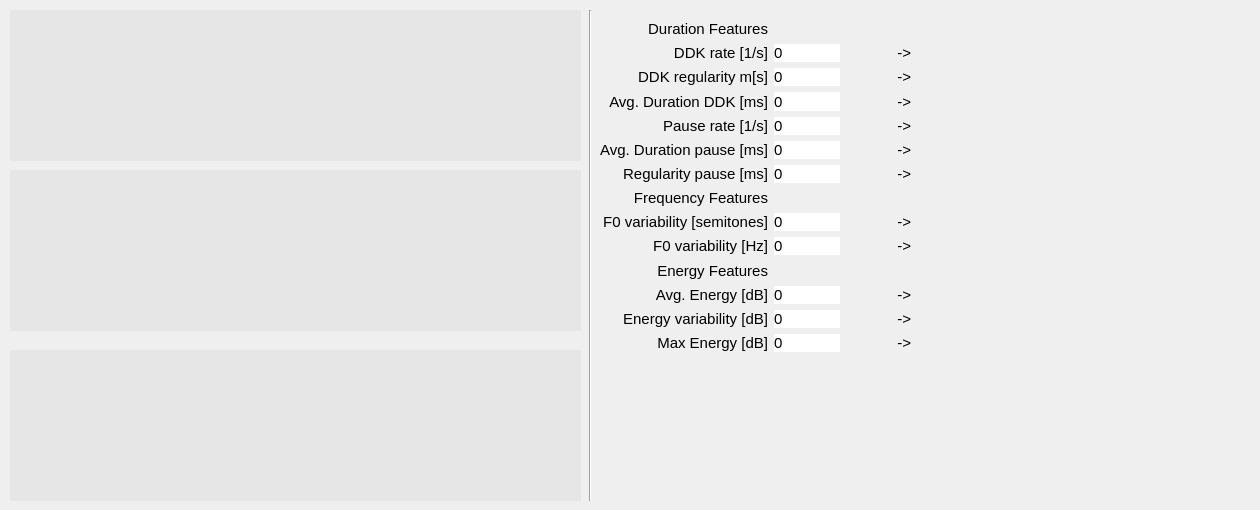
    <widget class="QWidget" name="tab_7">
     <attribute name="title">
      <string>DDK</string>
     </attribute>
     <widget class="QCustomPlot" name="customPlot_10" native="true">
      <property name="geometry">
       <rect>
        <x>10</x>
        <y>10</y>
        <width>571</width>
        <height>151</height>
       </rect>
      </property>
      <property name="styleSheet">
       <string notr="true">background-color: rgb(230, 230, 230);</string>
      </property>
     </widget>
     <widget class="QCustomPlot" name="customPlot_11" native="true">
      <property name="geometry">
       <rect>
        <x>10</x>
        <y>170</y>
        <width>571</width>
        <height>161</height>
       </rect>
      </property>
      <property name="styleSheet">
       <string notr="true">background-color: rgb(230, 230, 230);</string>
      </property>
     </widget>
     <widget class="QCustomPlot" name="customPlot_12" native="true">
      <property name="geometry">
       <rect>
        <x>10</x>
        <y>350</y>
        <width>571</width>
        <height>151</height>
       </rect>
      </property>
      <property name="styleSheet">
       <string notr="true">background-color: rgb(230, 230, 230);</string>
      </property>
     </widget>
     <widget class="QLabel" name="radarDDK">
      <property name="geometry">
       <rect>
        <x>920</x>
        <y>40</y>
        <width>331</width>
        <height>311</height>
       </rect>
      </property>
      <property name="text">
       <string/>
      </property>
     </widget>
     <widget class="QWidget" name="gridLayoutWidget_5">
      <property name="geometry">
       <rect>
        <x>600</x>
        <y>20</y>
        <width>311</width>
        <height>332</height>
       </rect>
      </property>
      <layout class="QGridLayout" name="gridLayout_5">
       <item row="9" column="2">
        <widget class="QLabel" name="label_193">
         <property name="font">
          <font>
           <pointsize>11</pointsize>
          </font>
         </property>
         <property name="text">
          <string>-&gt;</string>
         </property>
         <property name="alignment">
          <set>Qt::AlignRight|Qt::AlignTrailing|Qt::AlignVCenter</set>
         </property>
        </widget>
       </item>
       <item row="5" column="1">
        <widget class="QLabel" name="label_162">
         <property name="font">
          <font>
           <pointsize>11</pointsize>
          </font>
         </property>
         <property name="styleSheet">
          <string notr="true">background-color: rgb(255, 255, 255);
border-color: rgb(0, 0, 0);</string>
         </property>
         <property name="text">
          <string>0</string>
         </property>
        </widget>
       </item>
       <item row="3" column="1">
        <widget class="QLabel" name="label_168">
         <property name="font">
          <font>
           <pointsize>11</pointsize>
          </font>
         </property>
         <property name="styleSheet">
          <string notr="true">background-color: rgb(255, 255, 255);
border-color: rgb(0, 0, 0);</string>
         </property>
         <property name="text">
          <string>0</string>
         </property>
        </widget>
       </item>
       <item row="12" column="0">
        <widget class="QLabel" name="label_173">
         <property name="font">
          <font>
           <pointsize>11</pointsize>
          </font>
         </property>
         <property name="text">
          <string>Energy variability [dB]</string>
         </property>
         <property name="alignment">
          <set>Qt::AlignRight|Qt::AlignTrailing|Qt::AlignVCenter</set>
         </property>
        </widget>
       </item>
       <item row="8" column="0">
        <widget class="QLabel" name="label_170">
         <property name="font">
          <font>
           <pointsize>11</pointsize>
          </font>
         </property>
         <property name="text">
          <string>F0 variability [semitones]</string>
         </property>
         <property name="alignment">
          <set>Qt::AlignRight|Qt::AlignTrailing|Qt::AlignVCenter</set>
         </property>
        </widget>
       </item>
       <item row="13" column="0">
        <widget class="QLabel" name="label_174">
         <property name="font">
          <font>
           <pointsize>11</pointsize>
          </font>
         </property>
         <property name="text">
          <string>Max Energy [dB]</string>
         </property>
         <property name="alignment">
          <set>Qt::AlignRight|Qt::AlignTrailing|Qt::AlignVCenter</set>
         </property>
        </widget>
       </item>
       <item row="6" column="0">
        <widget class="QLabel" name="label_180">
         <property name="font">
          <font>
           <pointsize>11</pointsize>
          </font>
         </property>
         <property name="text">
          <string>Regularity pause [ms]</string>
         </property>
         <property name="alignment">
          <set>Qt::AlignRight|Qt::AlignTrailing|Qt::AlignVCenter</set>
         </property>
        </widget>
       </item>
       <item row="6" column="2">
        <widget class="QLabel" name="label_202">
         <property name="font">
          <font>
           <pointsize>11</pointsize>
          </font>
         </property>
         <property name="text">
          <string>-&gt;</string>
         </property>
         <property name="alignment">
          <set>Qt::AlignRight|Qt::AlignTrailing|Qt::AlignVCenter</set>
         </property>
        </widget>
       </item>
       <item row="2" column="0">
        <widget class="QLabel" name="label_176">
         <property name="font">
          <font>
           <pointsize>11</pointsize>
          </font>
         </property>
         <property name="text">
          <string>DDK regularity m[s]</string>
         </property>
         <property name="alignment">
          <set>Qt::AlignRight|Qt::AlignTrailing|Qt::AlignVCenter</set>
         </property>
        </widget>
       </item>
       <item row="7" column="0">
        <widget class="QLabel" name="label_209">
         <property name="font">
          <font>
           <pointsize>11</pointsize>
          </font>
         </property>
         <property name="text">
          <string>Frequency Features</string>
         </property>
         <property name="alignment">
          <set>Qt::AlignRight|Qt::AlignTrailing|Qt::AlignVCenter</set>
         </property>
        </widget>
       </item>
       <item row="12" column="2">
        <widget class="QLabel" name="label_195">
         <property name="font">
          <font>
           <pointsize>11</pointsize>
          </font>
         </property>
         <property name="text">
          <string>-&gt;</string>
         </property>
         <property name="alignment">
          <set>Qt::AlignRight|Qt::AlignTrailing|Qt::AlignVCenter</set>
         </property>
        </widget>
       </item>
       <item row="4" column="2">
        <widget class="QLabel" name="label_200">
         <property name="font">
          <font>
           <pointsize>11</pointsize>
          </font>
         </property>
         <property name="text">
          <string>-&gt;</string>
         </property>
         <property name="alignment">
          <set>Qt::AlignRight|Qt::AlignTrailing|Qt::AlignVCenter</set>
         </property>
        </widget>
       </item>
       <item row="8" column="2">
        <widget class="QLabel" name="label_192">
         <property name="font">
          <font>
           <pointsize>11</pointsize>
          </font>
         </property>
         <property name="text">
          <string>-&gt;</string>
         </property>
         <property name="alignment">
          <set>Qt::AlignRight|Qt::AlignTrailing|Qt::AlignVCenter</set>
         </property>
        </widget>
       </item>
       <item row="1" column="0">
        <widget class="QLabel" name="label_175">
         <property name="font">
          <font>
           <pointsize>11</pointsize>
          </font>
         </property>
         <property name="text">
          <string>DDK rate [1/s]</string>
         </property>
         <property name="alignment">
          <set>Qt::AlignRight|Qt::AlignTrailing|Qt::AlignVCenter</set>
         </property>
        </widget>
       </item>
       <item row="1" column="1">
        <widget class="QLabel" name="label_169">
         <property name="font">
          <font>
           <pointsize>11</pointsize>
          </font>
         </property>
         <property name="styleSheet">
          <string notr="true">background-color: rgb(255, 255, 255);
border-color: rgb(0, 0, 0);</string>
         </property>
         <property name="text">
          <string>0</string>
         </property>
        </widget>
       </item>
       <item row="9" column="0">
        <widget class="QLabel" name="label_171">
         <property name="font">
          <font>
           <pointsize>11</pointsize>
          </font>
         </property>
         <property name="text">
          <string>F0 variability [Hz]</string>
         </property>
         <property name="alignment">
          <set>Qt::AlignRight|Qt::AlignTrailing|Qt::AlignVCenter</set>
         </property>
        </widget>
       </item>
       <item row="2" column="1">
        <widget class="QLabel" name="label_163">
         <property name="font">
          <font>
           <pointsize>11</pointsize>
          </font>
         </property>
         <property name="styleSheet">
          <string notr="true">background-color: rgb(255, 255, 255);
border-color: rgb(0, 0, 0);</string>
         </property>
         <property name="text">
          <string>0</string>
         </property>
        </widget>
       </item>
       <item row="11" column="1">
        <widget class="QLabel" name="label_165">
         <property name="font">
          <font>
           <pointsize>11</pointsize>
          </font>
         </property>
         <property name="styleSheet">
          <string notr="true">background-color: rgb(255, 255, 255);
border-color: rgb(0, 0, 0);</string>
         </property>
         <property name="text">
          <string>0</string>
         </property>
        </widget>
       </item>
       <item row="3" column="0">
        <widget class="QLabel" name="label_177">
         <property name="font">
          <font>
           <pointsize>11</pointsize>
          </font>
         </property>
         <property name="text">
          <string>Avg. Duration DDK [ms]</string>
         </property>
         <property name="alignment">
          <set>Qt::AlignRight|Qt::AlignTrailing|Qt::AlignVCenter</set>
         </property>
        </widget>
       </item>
       <item row="1" column="2">
        <widget class="QLabel" name="label_197">
         <property name="font">
          <font>
           <pointsize>11</pointsize>
          </font>
         </property>
         <property name="text">
          <string>-&gt;</string>
         </property>
         <property name="alignment">
          <set>Qt::AlignRight|Qt::AlignTrailing|Qt::AlignVCenter</set>
         </property>
        </widget>
       </item>
       <item row="11" column="0">
        <widget class="QLabel" name="label_172">
         <property name="font">
          <font>
           <pointsize>11</pointsize>
          </font>
         </property>
         <property name="text">
          <string>Avg. Energy [dB]</string>
         </property>
         <property name="alignment">
          <set>Qt::AlignRight|Qt::AlignTrailing|Qt::AlignVCenter</set>
         </property>
        </widget>
       </item>
       <item row="4" column="1">
        <widget class="QLabel" name="label_161">
         <property name="font">
          <font>
           <pointsize>11</pointsize>
          </font>
         </property>
         <property name="styleSheet">
          <string notr="true">background-color: rgb(255, 255, 255);
border-color: rgb(0, 0, 0);</string>
         </property>
         <property name="text">
          <string>0</string>
         </property>
        </widget>
       </item>
       <item row="4" column="0">
        <widget class="QLabel" name="label_178">
         <property name="font">
          <font>
           <pointsize>11</pointsize>
          </font>
         </property>
         <property name="text">
          <string>Pause rate [1/s]</string>
         </property>
         <property name="alignment">
          <set>Qt::AlignRight|Qt::AlignTrailing|Qt::AlignVCenter</set>
         </property>
        </widget>
       </item>
       <item row="9" column="1">
        <widget class="QLabel" name="label_159">
         <property name="font">
          <font>
           <pointsize>11</pointsize>
          </font>
         </property>
         <property name="styleSheet">
          <string notr="true">background-color: rgb(255, 255, 255);
border-color: rgb(0, 0, 0);</string>
         </property>
         <property name="text">
          <string>0</string>
         </property>
        </widget>
       </item>
       <item row="5" column="0">
        <widget class="QLabel" name="label_179">
         <property name="font">
          <font>
           <pointsize>11</pointsize>
          </font>
         </property>
         <property name="text">
          <string>Avg. Duration pause [ms]</string>
         </property>
         <property name="alignment">
          <set>Qt::AlignRight|Qt::AlignTrailing|Qt::AlignVCenter</set>
         </property>
        </widget>
       </item>
       <item row="6" column="1">
        <widget class="QLabel" name="label_164">
         <property name="font">
          <font>
           <pointsize>11</pointsize>
          </font>
         </property>
         <property name="styleSheet">
          <string notr="true">background-color: rgb(255, 255, 255);
border-color: rgb(0, 0, 0);</string>
         </property>
         <property name="text">
          <string>0</string>
         </property>
        </widget>
       </item>
       <item row="0" column="0">
        <widget class="QLabel" name="label_208">
         <property name="font">
          <font>
           <pointsize>11</pointsize>
          </font>
         </property>
         <property name="text">
          <string>Duration Features</string>
         </property>
         <property name="alignment">
          <set>Qt::AlignRight|Qt::AlignTrailing|Qt::AlignVCenter</set>
         </property>
        </widget>
       </item>
       <item row="3" column="2">
        <widget class="QLabel" name="label_196">
         <property name="font">
          <font>
           <pointsize>11</pointsize>
          </font>
         </property>
         <property name="text">
          <string>-&gt;</string>
         </property>
         <property name="alignment">
          <set>Qt::AlignRight|Qt::AlignTrailing|Qt::AlignVCenter</set>
         </property>
        </widget>
       </item>
       <item row="12" column="1">
        <widget class="QLabel" name="label_160">
         <property name="font">
          <font>
           <pointsize>11</pointsize>
          </font>
         </property>
         <property name="styleSheet">
          <string notr="true">background-color: rgb(255, 255, 255);
border-color: rgb(0, 0, 0);</string>
         </property>
         <property name="text">
          <string>0</string>
         </property>
        </widget>
       </item>
       <item row="5" column="2">
        <widget class="QLabel" name="label_201">
         <property name="font">
          <font>
           <pointsize>11</pointsize>
          </font>
         </property>
         <property name="text">
          <string>-&gt;</string>
         </property>
         <property name="alignment">
          <set>Qt::AlignRight|Qt::AlignTrailing|Qt::AlignVCenter</set>
         </property>
        </widget>
       </item>
       <item row="8" column="1">
        <widget class="QLabel" name="label_167">
         <property name="font">
          <font>
           <pointsize>11</pointsize>
          </font>
         </property>
         <property name="styleSheet">
          <string notr="true">background-color: rgb(255, 255, 255);
border-color: rgb(0, 0, 0);</string>
         </property>
         <property name="text">
          <string>0</string>
         </property>
        </widget>
       </item>
       <item row="11" column="2">
        <widget class="QLabel" name="label_194">
         <property name="font">
          <font>
           <pointsize>11</pointsize>
          </font>
         </property>
         <property name="text">
          <string>-&gt;</string>
         </property>
         <property name="alignment">
          <set>Qt::AlignRight|Qt::AlignTrailing|Qt::AlignVCenter</set>
         </property>
        </widget>
       </item>
       <item row="2" column="2">
        <widget class="QLabel" name="label_198">
         <property name="font">
          <font>
           <pointsize>11</pointsize>
          </font>
         </property>
         <property name="text">
          <string>-&gt;</string>
         </property>
         <property name="alignment">
          <set>Qt::AlignRight|Qt::AlignTrailing|Qt::AlignVCenter</set>
         </property>
        </widget>
       </item>
       <item row="10" column="0">
        <widget class="QLabel" name="label_210">
         <property name="font">
          <font>
           <pointsize>11</pointsize>
          </font>
         </property>
         <property name="text">
          <string>Energy Features</string>
         </property>
         <property name="alignment">
          <set>Qt::AlignRight|Qt::AlignTrailing|Qt::AlignVCenter</set>
         </property>
        </widget>
       </item>
       <item row="13" column="1">
        <widget class="QLabel" name="label_166">
         <property name="font">
          <font>
           <pointsize>11</pointsize>
          </font>
         </property>
         <property name="styleSheet">
          <string notr="true">background-color: rgb(255, 255, 255);
border-color: rgb(0, 0, 0);</string>
         </property>
         <property name="text">
          <string>0</string>
         </property>
        </widget>
       </item>
       <item row="13" column="2">
        <widget class="QLabel" name="label_199">
         <property name="font">
          <font>
           <pointsize>11</pointsize>
          </font>
         </property>
         <property name="text">
          <string>-&gt;</string>
         </property>
         <property name="alignment">
          <set>Qt::AlignRight|Qt::AlignTrailing|Qt::AlignVCenter</set>
         </property>
        </widget>
       </item>
      </layout>
     </widget>
     <widget class="Line" name="line_7">
      <property name="geometry">
       <rect>
        <x>580</x>
        <y>10</y>
        <width>20</width>
        <height>491</height>
       </rect>
      </property>
      <property name="orientation">
       <enum>Qt::Vertical</enum>
      </property>
     </widget>
    </widget>
